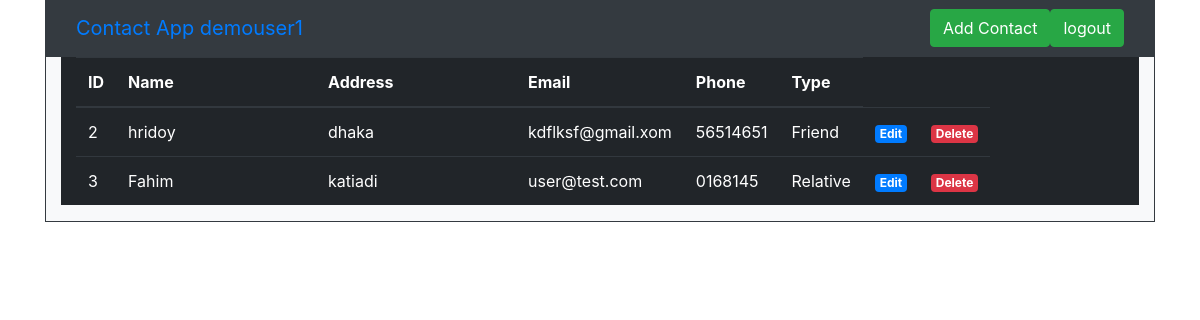
The app's page /contact/ (signed in), older data.
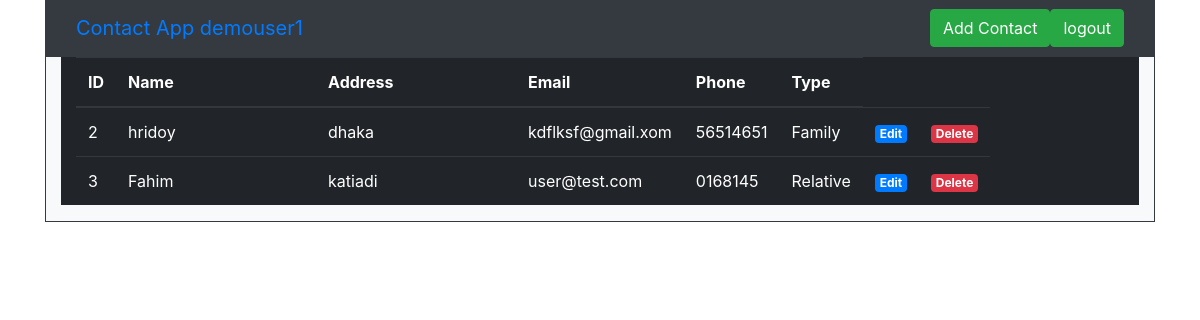
The same page, newer data.
### contact/models.py (models this page shows, shortened)
class Contact(models.Model):
    contactholder = models.ForeignKey(User, on_delete=models.CASCADE, default=None)
    name = models.CharField(max_length=20)
    address = models.CharField(max_length=20)
    email = models.CharField(max_length=20)
    phone = models.CharField(max_length=20)
    type = models.CharField(max_length=20)

### contact/views.py (the view)
# urls.py: path('', views.index, name="index"),
@login_required
def index(request):
    contacts = Contact.objects.filter(contactholder=request.user)
    form = SaveContact(request.POST or None)
    if form.is_valid():
        form.save(commit=False).contactholder = request.user
        form.save()
        messages.success(request, 'Contact Added Successfully')
        return HttpResponseRedirect('/contact')
    else:
        return render(request, 'index.html', {'contacts': contacts})

### contact/templates/index.html (shortened to what this page needs)
{% extends 'base.html' %}
{% block content %}
<div class="container bg-light border border-dark">
 <div class="container table table-dark">
    <table id="table_id" class="display">
     <link rel="stylesheet" type="text/css" href="https://cdn.datatables.net/1.12.1/css/jquery.dataTables.css">
    <thead>
        <tr>
            <th>ID</th>
            <th width="200">Name</th>
            <th width="200">Address</th>
            <th>Email</th>
            <th>Phone</th>
            <th>Type</th>
        </tr>
    </thead>
        <tbody>
        {% for contact in contacts %}
        <tr>
            <td>{{contact.id}}</td>
            <td>{{contact.name}}</td>
            <td>{{contact.address}}</td>
            <td>{{contact.email}}</td>
            <td>{{contact.phone}}</td>
            <td>{{contact.type}}</td>
            <td><a class="badge badge-primary" href ="{% url 'edit' contact.id %}">Edit</a></td>
            <td> <a class="badge badge-danger" href ="{% url 'delete' contact.id %}">Delete</a></td>
        </tr>
        {% endfor %}
        </tbody>
    </table>
</div>
</div>
        {% endblock %}

### contact/templates/base.html (shortened to what this page needs)
<!DOCTYPE html>
<html lang="en" xmlns:color="http://www.w3.org/1999/xhtml">
<head>
    <link rel="stylesheet" href="https://cdn.jsdelivr.net/npm/bootstrap@4.0.0/dist/css/bootstrap.min.css">
</head>
<body>
 <div class="container">
    <nav class="navbar bg-dark">
      <div class="container-fluid">
        <a class="navbar-brand" href="#">Contact App {{user.username}}</a>
        <form class="d-flex" role="search">
          <button class="btn btn-success" type="button" data-toggle="modal" data-target="#exampleModal" >Add Contact</button>
            <a class="btn btn-success" href="{% url 'logout' %}">logout</a>
        </form>
      </div>
    </nav>
    </div>
    <div class="container">
        {% block content %}
        {% endblock %}
    </div>
</body>
</html>

Row changes from the older to the newer data that the page shows:
changed Contact "hridoy": type "Friend" → "Family"
